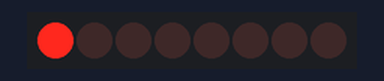
Bench run of a sketch on a simulated Arduino Uno, built with avr-gcc and run on an emulated ATmega328P. On the bench: 8 port-expander outputs drawn as a row of LEDs (first output left, lit = HIGH). Wiring (inferred from the names in the program): PCF8574 port expander at I2C address 0x38. Wiring (inferred from the signals the program sends): row of LEDs: on Q0, Q1, Q2, Q3, Q4, Q5, Q6, Q7.

Above: at 0.1 s.
At 0.7 s:
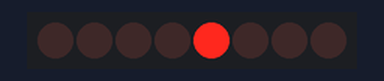
At 1.3 s:
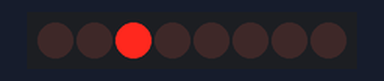
At 2.7 s:
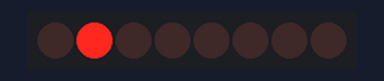
Timing chart, 0 to 3.0 s (numbered marks = the images above):
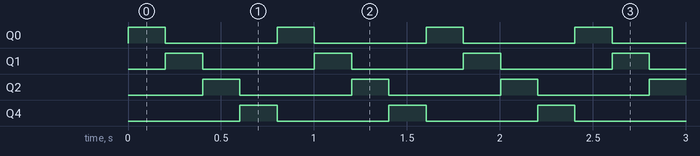

Measured:
- by itself, Q0–2, Q4: alternates HIGH for 0.20 s and LOW for 0.60 s
- by itself, everything shown: repeats every 0.80 s, in 4 steps

The sketch:

sketch_oct14a.ino
```cpp
#include <Wire.h>
#define PCF8574_I2C_ADDR  0x38
#define P0 0
#define P1 1
#define P2 2
#define P3 3
#define P4 4
#define P5 5
#define P6 6
#define P7 7

void setup() {
  Wire.begin();        // initialize the I2C/TWI interface
}


void loop() {
  // send the data to the LEDs
  turnPinLowOnPCF8574P(PCF8574_I2C_ADDR, P0);
  delay(200);
  turnPinLowOnPCF8574P(PCF8574_I2C_ADDR, P1);
  delay(200);
  turnPinLowOnPCF8574P(PCF8574_I2C_ADDR, P2);
  delay(200);
  turnPinLowOnPCF8574P(PCF8574_I2C_ADDR, P4);
  delay(200);
}

void turnPinLowOnPCF8574P(int chipI2CAddress, int pinNumber) {
  Wire.beginTransmission(chipI2CAddress);
  Wire.write(~(1 << pinNumber));
  Wire.endTransmission();
}
```
